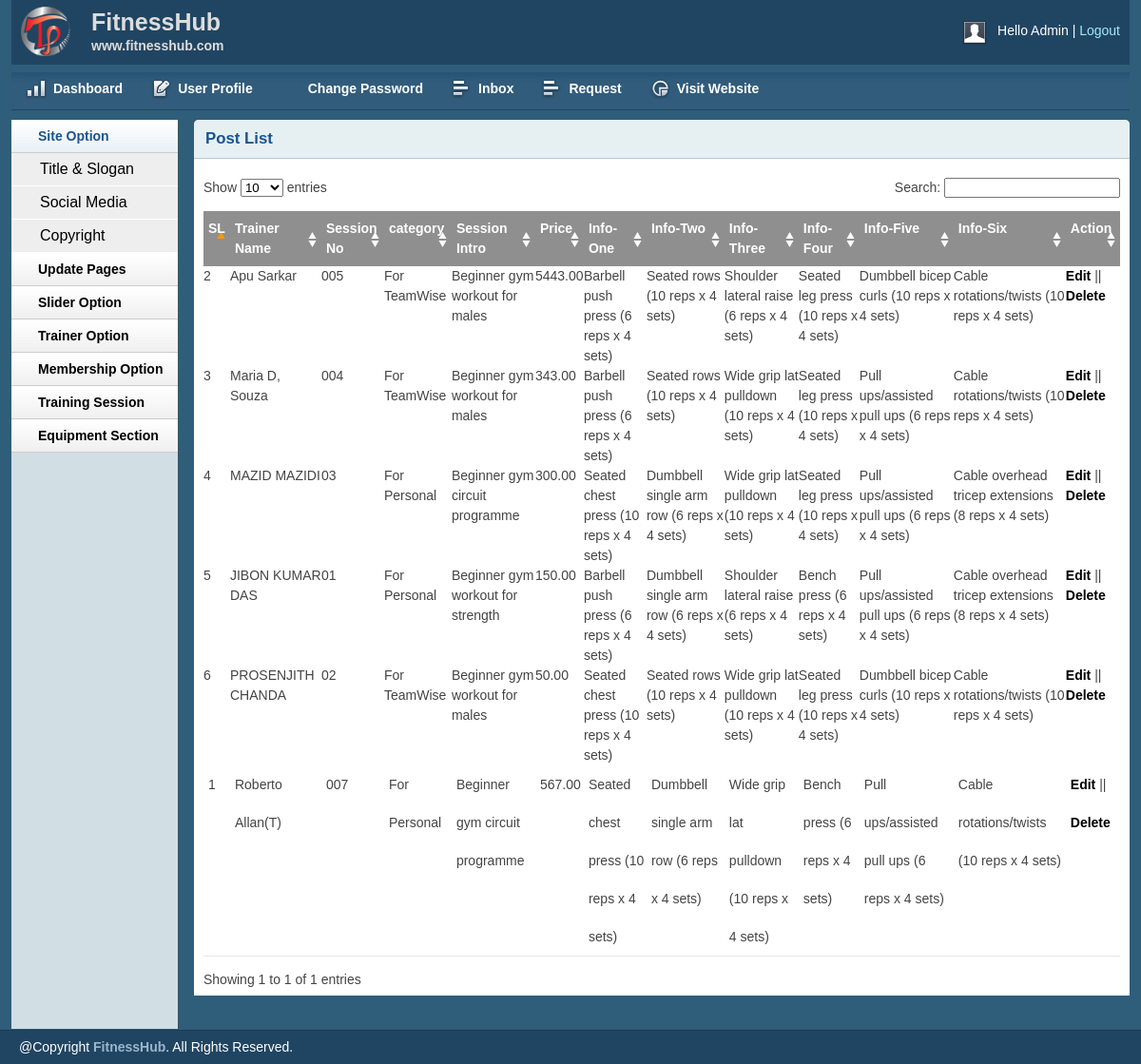
The page /admin/Tsessionlist.php (signed in) on the database its author committed.
### tables this page shows
CREATE TABLE `tbl_tsession` (
  `id` int(11) NOT NULL,
  `trainerName` varchar(255) NOT NULL,
  `sessionNo` varchar(255) NOT NULL,
  `category` varchar(255) NOT NULL,
  `trainerIntro` varchar(255) NOT NULL,
  `price` float(10,2) NOT NULL,
  `infoone` varchar(255) NOT NULL,
  `infotwo` varchar(255) NOT NULL,
  `infothree` varchar(255) NOT NULL,
  `infofour` varchar(255) NOT NULL,
  `infofive` varchar(255) NOT NULL,
  `infosix` varchar(255) NOT NULL
);

### lib/Database.php (called while the page is built, shortened)
<?php
Class Database{
            public $host   = DB_HOST;
            public $user   = DB_USER;
            public $pass   = DB_PASS;
            public $dbname = DB_NAME;
            public $link;
            private function connectDB(){
            $this->link = new mysqli($this->host, $this->user, $this->pass,
            $this->dbname);
            }
            public function select($query){
            $result = $this->link->query($query) or
            die($this->link->error.__LINE__);
            if($result->num_rows > 0){
                return $result;
            } else {
                return false;
            }
            }
            }

### classes/Tsession.php (called while the page is built, shortened)
<?php
        $filepath = realpath(dirname(__FILE__));
        include_once ($filepath.'/../lib/Database.php');
?>
<?php
    class Tsession {
        private $db;
        public function __construct(){
        $this->db = new Database();
        }
        public function getAllTsession(){
            $query =  "SELECT * FROM tbl_tsession ORDER BY id DESC";
            $result =  $this->db->select($query);
            return $result;
        }
            }

### admin/Tsessionlist.php (the view, shortened to what this page needs)
<?php include 'inc/header.php';?>
<?php include 'inc/sidebar.php';?>
<?php include '../classes/Tsession.php';?>
<?php
    $ts =  new Tsession();
?>
<div class="grid_10">
    <div class="box round first grid">
        <h2>Post List</h2>
        <div class="block">
            <table class="data display datatable" id="example">
			<thead>
				<tr>
                    <th>SL</th>
					<th>Trainer Name</th>
					<th>Session No</th>
					<th>category</th>
					<th>Session Intro</th>
					<th>Price</th>
					<th>Info-One</th>
					<th>Info-Two</th>
                    <th>Info-Three</th>
                    <th>Info-Four</th>
                    <th>Info-Five</th>
                    <th>Info-Six</th>
					<th>Action</th>
				</tr>
			</thead>
			<tbody>
			<?php
			      $getTsess = $ts->getAllTsession();
			      if ($getTsess) {
					  $i=0;
					  while ($result = $getTsess->fetch_assoc()) {
						  $i++;
			 ?>
				<tr class="odd gradeX">
                    <td><?php echo $i;?></td>
					<td><?php echo $result['trainerName'];?></td>
					<td><?php echo $result['sessionNo'];?></td>
					<td><?php echo $result['category'];?></td>
					<td><?php echo $result['trainerIntro'];?></td>
					<td><?php echo $result['price'];?></td>
					<td><?php echo $result['infoone'];?></td>
					<td><?php echo $result['infotwo'];?></td>
                    <td><?php echo $result['infothree'];?></td>
                    <td><?php echo $result['infofour'];?></td>
                    <td><?php echo $result['infofive'];?></td>
                    <td><?php echo $result['infosix'];?></td>
					<td><a href="tsessionedit.php?editTsessid=<?php echo $result['id'];?>">Edit</a> || <a onclick="return confirm('Are You Sure to Delete!')" href="?delTsessid=<?php echo $result['id'];?>">Delete</a></td>
				</tr>
			</tbody>
			<?php } }?>
		</table>
       </div>
    </div>
</div>
<?php include 'inc/footer.php';?>

### admin/inc/header.php (shortened to what this page needs)
<!DOCTYPE html>
<html>
<head>
    <link rel="stylesheet" type="text/css" href="css/reset.css" media="screen" />
    <link rel="stylesheet" type="text/css" href="css/text.css" media="screen" />
    <link rel="stylesheet" type="text/css" href="css/grid.css" media="screen" />
    <link rel="stylesheet" type="text/css" href="css/layout.css" media="screen" />
    <link rel="stylesheet" type="text/css" href="css/nav.css" media="screen" />
    <link href="css/table/demo_page.css" rel="stylesheet" type="text/css" />
</head>
<body>
    <div class="container_12">
        <div class="grid_12 header-repeat">
            <div id="branding">
                <div class="floatleft logo">
                    <img src="img/livelogo.png" alt="Logo" />
				</div>
				<div class="floatleft middle">
					<h1>FitnessHub</h1>
					<p>www.fitnesshub.com</p>
				</div>
                <div class="floatright">
                    <div class="floatleft">
                        <img src="img/img-profile.jpg" alt="Profile Pic" /></div>
                    <div class="floatleft marginleft10">
                        <ul class="inline-ul floatleft">
                            <li>Hello Admin</li>
                            <li><a href="?action=logout">Logout</a></li>
                        </ul>
                    </div>
                </div>
            </div>
        </div>
        <div class="grid_12">
            <ul class="nav main">
                <li class="ic-dashboard"><a href="index.php"><span>Dashboard</span></a> </li>
                <li class="ic-form-style"><a href=""><span>User Profile</span></a></li>
				<li class="ic-typography"><a href="changepassword.php"><span>Change Password</span></a></li>
				<li class="ic-grid-tables"><a href="inbox.php"><span>Inbox</span></a></li>
                <li class="ic-grid-tables"><a href="requestInbox.php"><span>Request</span></a></li>
                <li class="ic-charts"><a href=""><span>Visit Website</span></a></li>
            </ul>
        </div>

### admin/inc/sidebar.php (shortened to what this page needs)
<div class="grid_2">
    <div class="box sidemenu">
        <div class="block" id="section-menu">
            <ul class="section menu">
               <li><a class="menuitem">Site Option</a>
                    <ul class="submenu">
                        <li><a href="titleslogan.php">Title & Slogan</a></li>
                        <li><a href="social.php">Social Media</a></li>
                        <li><a href="copyright.php">Copyright</a></li>
                    </ul>
                </li>
                 <li><a class="menuitem">Update Pages</a>
                </li>
				<li><a class="menuitem">Slider Option</a>
                </li>
                <li><a class="menuitem">Trainer Option</a>
                </li>
                <li><a class="menuitem">Membership Option</a>
                </li>
                <li><a class="menuitem">Training Session</a>
                </li>
                <li><a class="menuitem">Equipment Section</a>
                </li>
            </ul>
        </div>
    </div>
</div>

### admin/inc/footer.php (shortened to what this page needs)
    </div>
    <div id="site_info">
        <p>
         @Copyright <a href="http://fitnesshub.com">FitnessHub</a>. All Rights Reserved.
        </p>
    </div>
</body>
</html>

### admin/css/layout.css (style rules this page uses)
body { background: #fff none repeat scroll 0 0; color: #444; font-size: 14px; padding: 0; }
.floatleft { float:left; }
.logo img { margin-top: -15px; width: 52px; }
.middle { margin-left: 22px; margin-top: -14px; }
.middle h1 { color:#ddd;margin:0 }
.middle p { color: #ddd; margin: 0; font-weight: bold; }
.floatright { float:right; }
.inline-ul li { display:inline; color:#fff; }
.marginleft10 { margin-left:10px; }
a { color: #000; font-weight:bold; text-decoration: none; }
.container_12, .container_16 { background:#2E5E79; }
h1, h2, h3, h4, h5, h6 { line-height:1.2em; margin-bottom:.3em; }
h2 { margin-top:1em; }
#branding { font-weight: normal; margin-bottom: 0; padding: 22px 10px 3px; text-align: left; }
.header-repeat { background:url(../img/header-repeat.jpg) repeat-x; }
#branding a { color:#A1EAFF; font-weight:normal; }
#branding a:before { content:" | "; color:#fff; }
#branding ul, #branding ul li { margin:0px; padding:0px; }
#branding li { padding:0px 0px 0px 0px !important; }
.box { background:#fff; margin-bottom:20px; padding:10px 10px 10px 10px; margin-left:-8px; }
.box.grid { padding-bottom:40px; }
.box.round { -moz-border-radius: 5px 5px 0px 0px; -webkit-border-radius: 5px 5px 0px 0px; border-radius: 5px 5px 0px 0px; }
.box h2 { font-size:1.2em; font-weight:bold; color:#1B548D; background:#E6F0F3; margin:-10px -10px 0 -10px; padding:10px 12px; border-bottom:1px solid #B3CBD6; -moz-border-radius: 5px 5px 0px 0px; -webkit-border-radius: 5px 5px 0px 0px; border-radius: 5px 5px 0px 0px; }
.box.first { min-height: 406px; }
.block { padding-top:20px; }
.box.sidemenu { background-color:#D1DEE4; border-right:1px solid #3A5665; padding:0px; margin:0px; cursor:pointer; }
.box.sidemenu .block { padding-top:0px; margin-top:0px; }
p { margin-bottom:1em; }
ul, ol { padding-top:0; }
ul.menu { list-style:none; border-top:1px solid #bbb; }
ul.menu li { margin:0; }
ul.menu li a { display:block; padding:4px 10px; border-bottom:1px solid #ccc; }
ul.menu ul { list-style:none; margin:0; }
ul.menu ul li a { padding-left:30px; }
ul.section { border-top:0; margin-bottom:0; }
ul.section li a { background:url(../img/sidemenu-repeat.jpg) repeat-x; line-height:26px; padding-left:28px; }
ul.section li li a { background:#ddd; border-bottom:1px solid #eee; }
ul.section ul li { text-transform:none; }
ul.section ul.current li a { background: #eee none repeat scroll 0 0; border-bottom: 1px solid #fff; font-size: 16px; font-weight: normal; }
ul.section li a.current { color:#1B548D; background:url(../img/sidemenu-repeat-hover.jpg) repeat-x; }
#site_info { color:#fff; background:#204562; border-top:1px solid #1d3b53; padding-left:20px; }
#site_info p { line-height:35px; margin-bottom:0px; }
#site_info a { color:#9ab6cc; }
.block { padding-bottom:1px; }
table.display { margin: 0 auto; clear: both; width: 100%; }
.sorting_asc { background: #8f8f8f url(../img/table/sort_asc.png) no-repeat center right; padding:8px 5px; text-align:left; color:#fff; }
.sorting { background:#8f8f8f url(../img/table/sort_both.png) no-repeat center right; padding:8px 5px; text-align:left; color:#fff; }
tr.odd { height: 30px; line-height: 40px; border-bottom:1px solid #e6e6e6; }
tr.odd td, tr.even td { padding-left:5px; }

### rows shown on the page
tbl_tsession: trainerName "Roberto Allan(T)", sessionNo "007", category "For Personal", trainerIntro "Beginner gym circuit programme", price "567.00", infoone "Seated chest press (10 reps x 4 sets)", infotwo "Dumbbell single arm row (6 reps x 4 sets)", infothree "Wide grip lat pulldown (10 reps x 4 sets)", infofour "Bench press (6 reps x 4 sets)", infofive "Pull ups/assisted pull ups (6 reps x 4 sets)", infosix "Cable rotations/twists (10 reps x 4 sets)"
tbl_tsession: trainerName "Apu Sarkar", sessionNo "005", category "For TeamWise", trainerIntro "Beginner gym workout for males", price "5443.00", infoone "Barbell push press (6 reps x 4 sets)", infotwo "Seated rows (10 reps x 4 sets)", infothree "Shoulder lateral raise (6 reps x 4 sets)", infofour "Seated leg press (10 reps x 4 sets)", infofive "Dumbbell bicep curls (10 reps x 4 sets)", infosix "Cable rotations/twists (10 reps x 4 sets)"
tbl_tsession: trainerName "Maria D, Souza", sessionNo "004", category "For TeamWise", trainerIntro "Beginner gym workout for males", price "343.00", infoone "Barbell push press (6 reps x 4 sets)", infotwo "Seated rows (10 reps x 4 sets)", infothree "Wide grip lat pulldown (10 reps x 4 sets)", infofour "Seated leg press (10 reps x 4 sets)", infofive "Pull ups/assisted pull ups (6 reps x 4 sets)", infosix "Cable rotations/twists (10 reps x 4 sets)"
tbl_tsession: trainerName "MAZID MAZIDI", sessionNo "03", category "For Personal", trainerIntro "Beginner gym circuit programme", price "300.00", infoone "Seated chest press (10 reps x 4 sets)", infotwo "Dumbbell single arm row (6 reps x 4 sets)", infothree "Wide grip lat pulldown (10 reps x 4 sets)", infofour "Seated leg press (10 reps x 4 sets)", infofive "Pull ups/assisted pull ups (6 reps x 4 sets)", infosix "Cable overhead tricep extensions (8 reps x 4 sets)"
tbl_tsession: trainerName "JIBON KUMAR DAS", sessionNo "01", category "For Personal", trainerIntro "Beginner gym workout for strength", price "150.00", infoone "Barbell push press (6 reps x 4 sets)", infotwo "Dumbbell single arm row (6 reps x 4 sets)", infothree "Shoulder lateral raise (6 reps x 4 sets)", infofour "Bench press (6 reps x 4 sets)", infofive "Pull ups/assisted pull ups (6 reps x 4 sets)", infosix "Cable overhead tricep extensions (8 reps x 4 sets)"
tbl_tsession: trainerName "PROSENJITH CHANDA", sessionNo "02", category "For TeamWise", trainerIntro "Beginner gym workout for males", price "50.00", infoone "Seated chest press (10 reps x 4 sets)", infotwo "Seated rows (10 reps x 4 sets)", infothree "Wide grip lat pulldown (10 reps x 4 sets)", infofour "Seated leg press (10 reps x 4 sets)", infofive "Dumbbell bicep curls (10 reps x 4 sets)", infosix "Cable rotations/twists (10 reps x 4 sets)"
